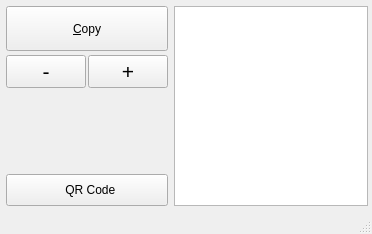
<?xml version="1.0" encoding="UTF-8"?>
<ui version="4.0">
 <class>MainWindow</class>
 <widget class="QMainWindow" name="MainWindow">
  <property name="geometry">
   <rect>
    <x>0</x>
    <y>0</y>
    <width>372</width>
    <height>234</height>
   </rect>
  </property>
  <property name="windowTitle">
   <string>Phoney Dictate</string>
  </property>
  <widget class="QWidget" name="centralwidget">
   <layout class="QVBoxLayout" name="verticalLayout_2">
    <property name="leftMargin">
     <number>6</number>
    </property>
    <property name="topMargin">
     <number>6</number>
    </property>
    <property name="rightMargin">
     <number>4</number>
    </property>
    <property name="bottomMargin">
     <number>6</number>
    </property>
    <item>
     <layout class="QHBoxLayout" name="horizontalLayout" stretch="1,5">
      <item>
       <layout class="QVBoxLayout" name="verticalLayout">
        <property name="spacing">
         <number>4</number>
        </property>
        <item>
         <widget class="QPushButton" name="b_copy">
          <property name="minimumSize">
           <size>
            <width>0</width>
            <height>45</height>
           </size>
          </property>
          <property name="toolTip">
           <string>Copy all text to the clipboard</string>
          </property>
          <property name="text">
           <string>&amp;Copy</string>
          </property>
          <property name="icon">
           <iconset theme="gtk-copy">
            <normaloff>.</normaloff>.</iconset>
          </property>
          <property name="iconSize">
           <size>
            <width>24</width>
            <height>24</height>
           </size>
          </property>
          <property name="flat">
           <bool>false</bool>
          </property>
         </widget>
        </item>
        <item>
         <layout class="QHBoxLayout" name="horizontalLayout_2">
          <property name="spacing">
           <number>2</number>
          </property>
          <item>
           <widget class="QPushButton" name="b_smaller">
            <property name="font">
             <font>
              <pointsize>16</pointsize>
             </font>
            </property>
            <property name="toolTip">
             <string>Make font size smaller</string>
            </property>
            <property name="text">
             <string>-</string>
            </property>
            <property name="flat">
             <bool>false</bool>
            </property>
           </widget>
          </item>
          <item>
           <widget class="QPushButton" name="b_larger">
            <property name="font">
             <font>
              <pointsize>16</pointsize>
              <weight>50</weight>
              <bold>false</bold>
             </font>
            </property>
            <property name="toolTip">
             <string>Make font size larger</string>
            </property>
            <property name="text">
             <string>+</string>
            </property>
            <property name="flat">
             <bool>false</bool>
            </property>
           </widget>
          </item>
         </layout>
        </item>
        <item>
         <spacer name="vspc">
          <property name="orientation">
           <enum>Qt::Vertical</enum>
          </property>
          <property name="sizeHint" stdset="0">
           <size>
            <width>20</width>
            <height>40</height>
           </size>
          </property>
         </spacer>
        </item>
        <item>
         <widget class="QLabel" name="lbl_link">
          <property name="text">
           <string/>
          </property>
          <property name="alignment">
           <set>Qt::AlignCenter</set>
          </property>
         </widget>
        </item>
        <item>
         <widget class="QPushButton" name="b_icon">
          <property name="minimumSize">
           <size>
            <width>0</width>
            <height>32</height>
           </size>
          </property>
          <property name="text">
           <string>  QR Code</string>
          </property>
         </widget>
        </item>
       </layout>
      </item>
      <item>
       <widget class="QPlainTextEdit" name="text_box">
        <property name="font">
         <font>
          <pointsize>12</pointsize>
         </font>
        </property>
        <property name="readOnly">
         <bool>true</bool>
        </property>
        <property name="textInteractionFlags">
         <set>Qt::TextSelectableByKeyboard|Qt::TextSelectableByMouse</set>
        </property>
       </widget>
      </item>
     </layout>
    </item>
   </layout>
  </widget>
  <widget class="QStatusBar" name="statusbar"/>
 </widget>
 <resources/>
 <connections/>
</ui>
